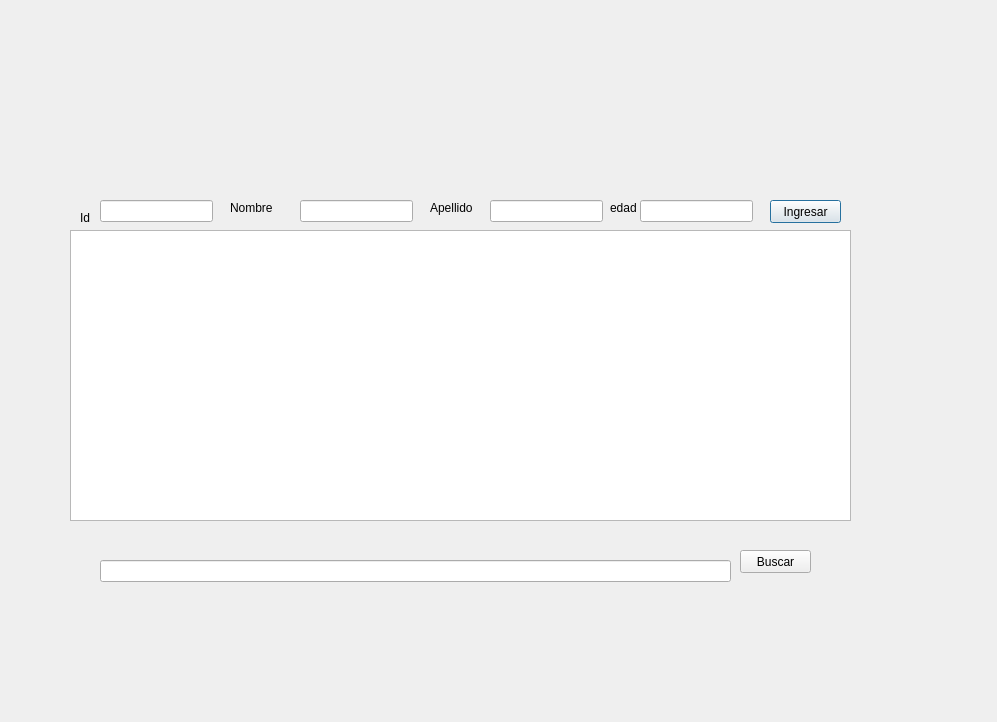
<?xml version="1.0" encoding="UTF-8"?>
<ui version="4.0">
 <class>Dialog</class>
 <widget class="QDialog" name="Dialog">
  <property name="geometry">
   <rect>
    <x>0</x>
    <y>0</y>
    <width>997</width>
    <height>722</height>
   </rect>
  </property>
  <property name="windowTitle">
   <string>Dialog</string>
  </property>
  <widget class="QTableWidget" name="tabla">
   <property name="geometry">
    <rect>
     <x>70</x>
     <y>230</y>
     <width>781</width>
     <height>291</height>
    </rect>
   </property>
  </widget>
  <widget class="QLineEdit" name="id">
   <property name="geometry">
    <rect>
     <x>100</x>
     <y>200</y>
     <width>113</width>
     <height>22</height>
    </rect>
   </property>
  </widget>
  <widget class="QLabel" name="label">
   <property name="geometry">
    <rect>
     <x>230</x>
     <y>200</y>
     <width>55</width>
     <height>16</height>
    </rect>
   </property>
   <property name="text">
    <string>Nombre</string>
   </property>
  </widget>
  <widget class="QLabel" name="label_2">
   <property name="geometry">
    <rect>
     <x>80</x>
     <y>210</y>
     <width>31</width>
     <height>16</height>
    </rect>
   </property>
   <property name="text">
    <string>Id</string>
   </property>
  </widget>
  <widget class="QLineEdit" name="nombre">
   <property name="geometry">
    <rect>
     <x>300</x>
     <y>200</y>
     <width>113</width>
     <height>22</height>
    </rect>
   </property>
  </widget>
  <widget class="QLabel" name="label_3">
   <property name="geometry">
    <rect>
     <x>430</x>
     <y>200</y>
     <width>55</width>
     <height>16</height>
    </rect>
   </property>
   <property name="text">
    <string>Apellido</string>
   </property>
  </widget>
  <widget class="QLineEdit" name="apellido">
   <property name="geometry">
    <rect>
     <x>490</x>
     <y>200</y>
     <width>113</width>
     <height>22</height>
    </rect>
   </property>
  </widget>
  <widget class="QLineEdit" name="edad">
   <property name="geometry">
    <rect>
     <x>640</x>
     <y>200</y>
     <width>113</width>
     <height>22</height>
    </rect>
   </property>
  </widget>
  <widget class="QLabel" name="label_4">
   <property name="geometry">
    <rect>
     <x>610</x>
     <y>200</y>
     <width>55</width>
     <height>16</height>
    </rect>
   </property>
   <property name="text">
    <string>edad</string>
   </property>
  </widget>
  <widget class="QPushButton" name="ingreso">
   <property name="geometry">
    <rect>
     <x>770</x>
     <y>200</y>
     <width>71</width>
     <height>23</height>
    </rect>
   </property>
   <property name="text">
    <string>Ingresar</string>
   </property>
  </widget>
  <widget class="QLineEdit" name="buscar">
   <property name="geometry">
    <rect>
     <x>100</x>
     <y>560</y>
     <width>631</width>
     <height>22</height>
    </rect>
   </property>
  </widget>
  <widget class="QPushButton" name="busqueda">
   <property name="geometry">
    <rect>
     <x>740</x>
     <y>550</y>
     <width>71</width>
     <height>23</height>
    </rect>
   </property>
   <property name="text">
    <string>Buscar</string>
   </property>
  </widget>
 </widget>
 <resources/>
 <connections/>
</ui>
